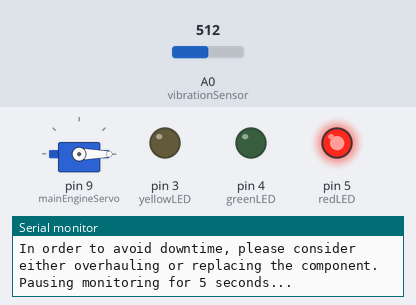
This program was run on a simulated Arduino Uno, built with avr-gcc and run on an emulated ATmega328P. On the bench: servo, output pins drawn as LEDs (lit = HIGH), the last lines printed to the serial monitor. Dashed ring = blinking. The test bench sets the inputs (shaded band); at power-on: A0 (vibrationSensor) = 512.

Above: at 6.1 s.
6.2 s: A0 (vibrationSensor) set to 107
12.6 s: A0 (vibrationSensor) set to 92
At 16.28 s:
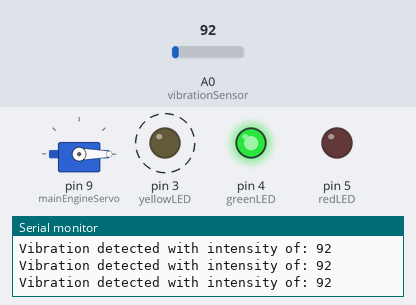
19.0 s: A0 (vibrationSensor) set to 122
At 19.7 s:
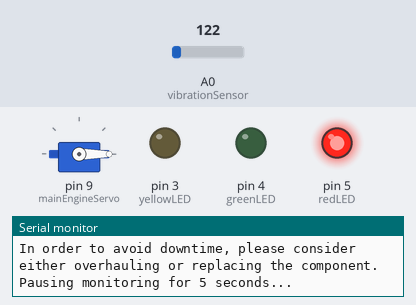
25.4 s: A0 (vibrationSensor) set to 0
At 31.0 s:
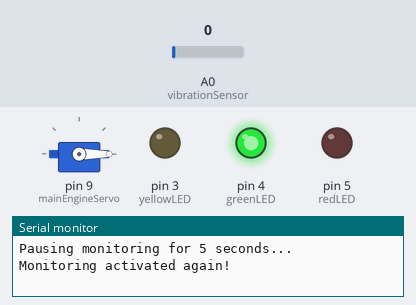
Timing chart, 0 to 32.5 s (numbered marks = the images above; inputs shaded):
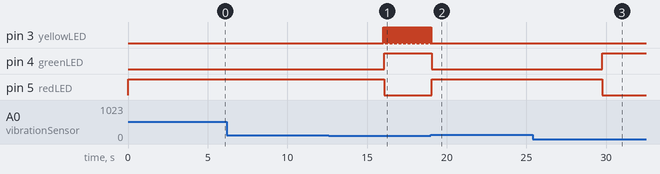

The program:

main.cpp
```cpp
#include "Arduino.h"
#include "Servo.h"

// Main Engine vibration Servo
Servo mainEngineServo;

// Piezo vibration sensor at Board - Analog Input A0
const int vibrationSensor = A0;

// Store current Pin resp. for switching
const int switchPin = 2;

// LED mappings on Board
const int yellowLED = 3;
const int greenLED = 4;
const int redLED = 5;

// Current values of vibration sensored and
int vibrationIntensity = 0;
int seriousEventOccurence = 0;

// Current Switch value
int switchVal;

// Vibration Thresholds
const int lowVibration = 10;
const int highVibration = 100;

// Conditional Variables
boolean normalOperation = false;


// user-define Functions go on-top
void checkForVibration() {

  vibrationIntensity = analogRead(vibrationSensor);

  if(vibrationIntensity > lowVibration && vibrationIntensity < highVibration) {

    digitalWrite(yellowLED, HIGH);

    delay(50);

    digitalWrite(yellowLED, LOW);
    Serial.print("Vibration detected with intensity of: ");
    Serial.println(vibrationIntensity);

    delay(20);

    digitalWrite(greenLED, HIGH);
    digitalWrite(redLED, LOW);

  }
  else if (vibrationIntensity >= highVibration){

    seriousEventOccurence++;

    digitalWrite(greenLED, LOW);
    digitalWrite(redLED, HIGH);
    digitalWrite(yellowLED, LOW);

    Serial.println("");
    Serial.print("Minor vibration detected with intensity of: ");
    Serial.println(vibrationIntensity);

    Serial.print("Major vibration detected. The Component's vibration intensity has exceeded the max threshold by: ");
    Serial.println(vibrationIntensity - highVibration);

    Serial.print("This condition has been raised ");
    Serial.print(seriousEventOccurence);
    Serial.println(" times since the last maintenance job of this component.");
    Serial.println("In order to avoid downtime, please consider either overhauling or replacing the component.");
    Serial.println("Pausing monitoring for 5 seconds...");

    delay(5000);

    Serial.println("Monitoring activated again!");

  }
  else {
    digitalWrite(greenLED, HIGH);
    digitalWrite(redLED, LOW);
    digitalWrite(yellowLED, LOW);
  }
}

void setup()
{
      mainEngineServo.attach(9);

      pinMode(yellowLED, OUTPUT);
      pinMode(redLED, OUTPUT);
      pinMode(greenLED, OUTPUT);
      pinMode(switchPin, INPUT);

      Serial.begin(9600);

      digitalWrite(greenLED, HIGH);
      mainEngineServo.write(0);

      Serial.begin(9600);
}


void loop() {
  while(true){
      checkForVibration();
  }
}
```

Measured:
- the behaviour switches between 100 and 99 on A0 (vibrationSensor) (found by bisection; images 0 and 1)
- after the input at 12.6 s, pin 3 (yellowLED): alternates HIGH for 0.05 s and LOW for 0.02 s, starting after 3.4 s; pin 4 (greenLED): LOW → HIGH after 3.5 s; pin 5 (redLED): HIGH → LOW after 3.5 s
- after the input at 19.0 s, pin 3 (yellowLED): goes on until 19.0 s, then stays LOW; pin 4 (greenLED): HIGH → LOW after 0.05 s; pin 5 (redLED): LOW → HIGH after 0.05 s
- after the input at 25.4 s, pin 4 (greenLED): LOW → HIGH after 4.3 s; pin 5 (redLED): HIGH → LOW after 4.3 s
